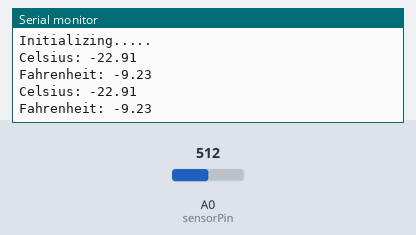
Bench run of a sketch on a simulated Arduino Uno, built with avr-gcc and run on an emulated ATmega328P. On the bench: the last lines printed to the serial monitor. The test bench sets the inputs (shaded band); at power-on: A0 (sensorPin) = 512.

Above: at 2.8 s.
2.9 s: A0 (sensorPin) set to 716
At 5.2 s:
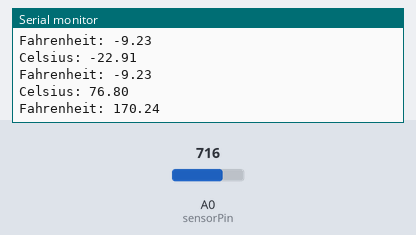
5.6 s: A0 (sensorPin) set to 900
At 7.0 s:
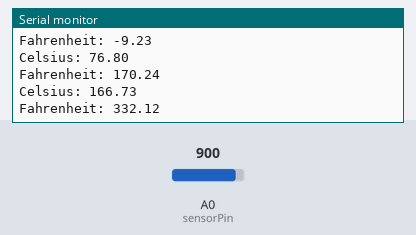
Timing chart, 0 to 8.6 s (numbered marks = the images above; inputs shaded):
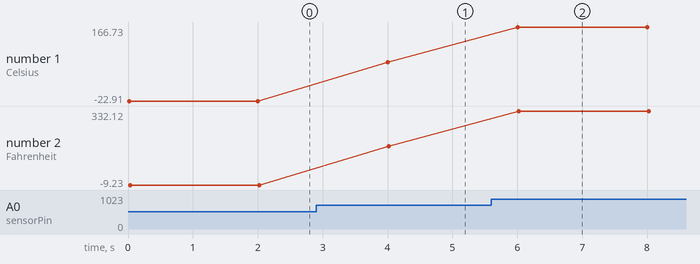

The sketch:

Temperatur_Lab.ino
```cpp
#define sensorPin 0
#define relayPin 5
float Celsius, Fahrenheit, Kelvin;
int sensorValue;

void setup() {
  // put your setup code here, to run once:
  Serial.begin(9600);
  Serial.println("Initializing.....");
}

void loop() {
  // put your main code here, to run repeatedly:
  GetTemp();
  Serial.print("Celsius: ");
  Serial.println(Celsius);
  Serial.print("Fahrenheit: ");
  Serial.println(Fahrenheit);
  if(Fahrenheit > 74){

  }
  Serial.println();

  delay(2000);
}

void GetTemp() {
  sensorValue = analogRead(sensorPin);
  Kelvin = (((float(sensorValue) / 1023) * 5) * 100);
  Celsius = Kelvin - 273.15;
  Fahrenheit = (Celsius * 1.8) + 32;
}
```

Measured:
- after the input at 2.9 s, the serial monitor: prints a new line after 1.1 s (image 1)
- after the input at 5.6 s, the serial monitor: prints a new line after 0.40 s (image 2)
- plotted number 1: -22.91 → 76.8 after the input at 2.9 s, 76.8 → 166.73 after the input at 5.6 s
- plotted number 2: -9.23 → 170.24 after the input at 2.9 s, 170.24 → 332.12 after the input at 5.6 s
